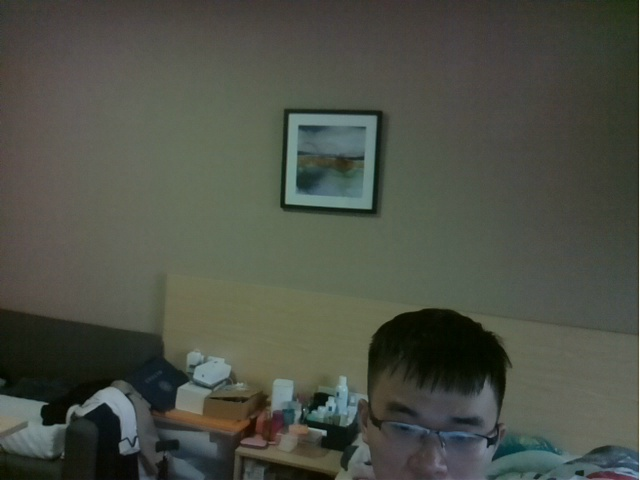
#> input picture ItChat/extract_folder/1.jpg, 640 x 480 px, found by its file name
$ python hsv2.py
#> lines starting #> are read from the running program, lines starting #| are printed output that depends on the picture; after the words box and inside, x2 and y2 are one past the last pixel; in counts of white or black regions, pixels touching at a corner belong together
#!/usr/bin/env python
# coding: utf-8
import cv2
import numpy as np
import imutils
import RPi.GPIO as GPIO
import time
import sys
import atexit

image = cv2.imread("/home/pi/1.jpg")
#> image is the input picture: shape (480, 640, 3); mean B, G, R 70.2, 80.3, 76.5

hsv = cv2.cvtColor(image, cv2.COLOR_BGR2HSV)
#> hsv: shape (480, 640, 3); mean H, S, V 43.3, 50.7, 82.1
lower_red = np.array([20, 20, 20])
upper_red = np.array([200, 200, 200])
    # mask -> 1 channel
mask = cv2.inRange(hsv, lower_red, upper_red)
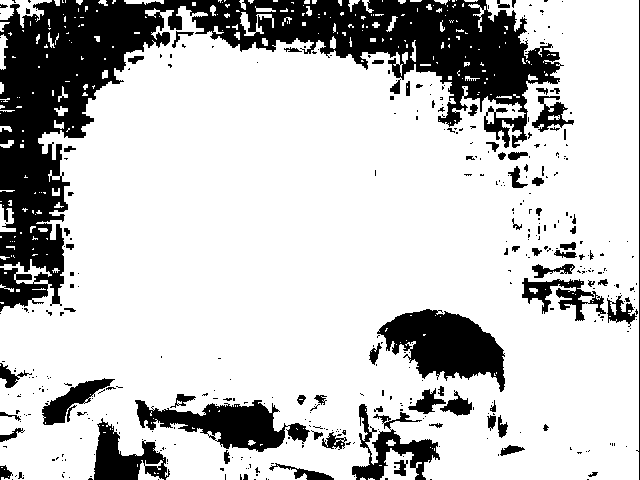
#> mask: shape (480, 640); 77.2% white; 404 black regions (329 under 20 px), largest, box (x1, y1, x2, y2) and area: (0, 0, 564, 312) 44584, (377, 309, 505, 392) 5905, (135, 400, 310, 452) 4326
#cv2.imshow("Img", np.hstack([frame, output]))

$ run again, with ItChat/extract_folder/2.jpg copied over ItChat/extract_folder/1.jpg
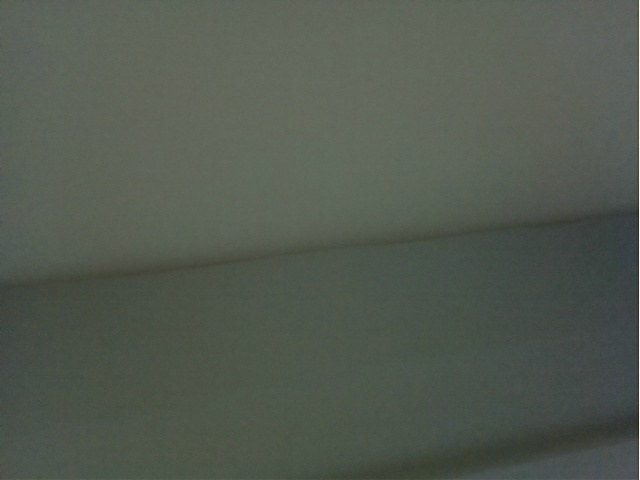
#> input picture ItChat/extract_folder/2.jpg, 640 x 480 px, found by its file name
#> image is the input picture: shape (480, 640, 3); mean B, G, R 80.1, 90.3, 82.7
#> hsv: shape (480, 640, 3); mean H, S, V 54.4, 31.4, 90.3
#> `mask = cv2.inRange(hsv, lower_red, upper_red)`:
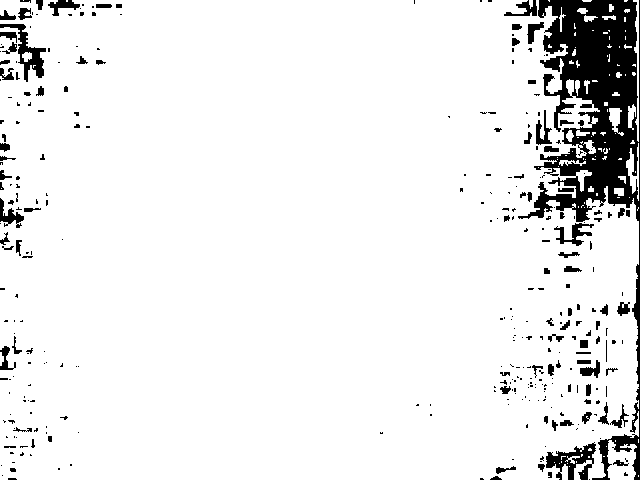
#> mask: shape (480, 640); 92% white; 328 black regions (234 under 20 px), largest, box (x1, y1, x2, y2) and area: (518, 0, 640, 480) 15971, (546, 442, 596, 480) 867, (0, 24, 46, 82) 739
